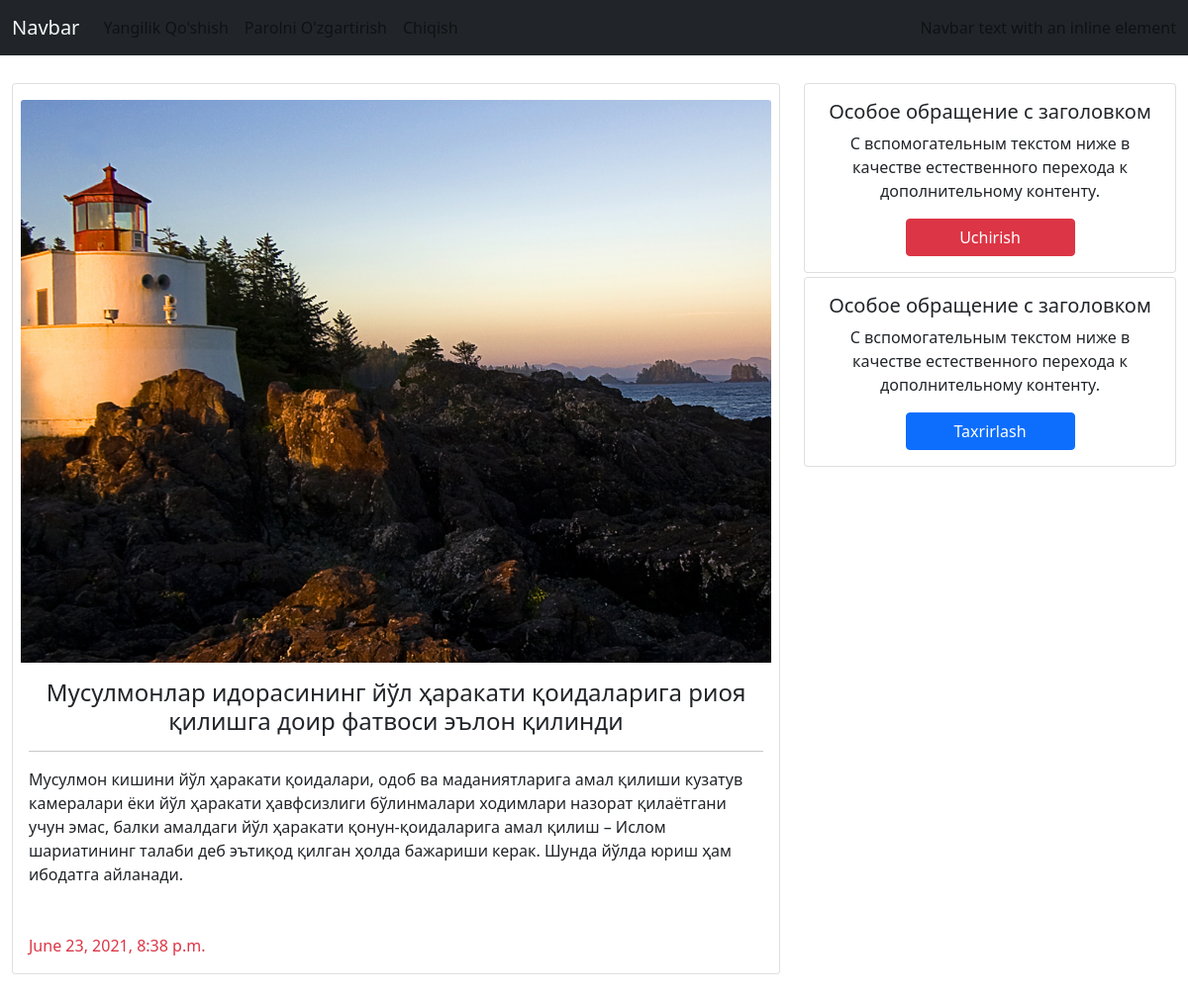
The app's page /articles/30/ (signed in) with its own data.
### Maqola/models.py (models this page shows, shortened)
class Article(models.Model):
    title=models.CharField(max_length=256)
    text=models.TextField()
    photo=models.ImageField(upload_to='images/',blank=True)
    date=models.DateTimeField(auto_now_add=True)
    kurish=models.PositiveIntegerField(null=True, blank=True)
    author=models.ForeignKey(
        get_user_model(),
        on_delete=models.CASCADE
    )

### Maqola/views.py (the view)
# urls.py: path('<int:pk>/',AlerDetailViewsPot.as_view(),name='detail'),
class AlerDetailViewsPot(LoginRequiredMixin,DetailView):
    model=Article
    template_name='detail.html'
    login_url='login'

### templates/detail.html (shortened to what this page needs)
{% extends 'base.html' %}
{% load static %}
{% block content %}
{% if user.is_authenticated %}
<div class="container-fluid mt-4 mb-4 mr-4 ml-4 ">
    <div class="row ">
        <div class="col-xs-12 col-sm-8 mt-1">
            <div class="col">
                <div class="card">
                    <div class='d-flex justify-content-center'>
                        <div class='rasim mt-3'>
                            {% if object.photo %}
                                <img src="{{object.photo.url}}" class="card-img-top" alt="...">
                            {% endif %}
                        </div>
                    </div>
                    <div class="card-body ">
                        <h4 class="card-title text-center">{{object.title}}</h4>
                        <hr>
                        <p class="card-text">{{object.text}}</p>
                    </div>
                    <diw class='row'>
                        <diw class='col-6 m-3 text-danger'>
                            {{object.date}}
                        </div>
                    </div>
                </div>
                <div class='col-sm-4 col-xs-12 '>
                       <center class=''>
                            <div class="row">
                                <div class="col-12 mt-1">
                                    <div class="card">
                                    <div class="card-body">
                                        <h5 class="card-title">Особое обращение с заголовком</h5>
                                        <p class="card-text">С вспомогательным текстом ниже в качестве естественного перехода к дополнительному контенту.</p>
                                        <a href="{% url 'delete' object.pk%}" class='btn btn-danger w-50'>Uchirish</a>
                                    </div>
                                    </div>
                                </div>
                                <div class="col-12 mt-1">
                                    <div class="card">
                                    <div class="card-body">
                                        <h5 class="card-title">Особое обращение с заголовком</h5>
                                        <p class="card-text">С вспомогательным текстом ниже в качестве естественного перехода к дополнительному контенту.</p>
                                        <a href="{% url 'update' object.pk%}"  class='btn btn-primary w-50' >Taxrirlash</a>
                                    </div>
                                    </div>
                                </div>
                            </div>
                        </center>
                </div>
            </div>
        </div>
{% endif %}
{% endblock content %}

### static/css/style.css (style rules this page uses)
a { list-style: none; text-decoration: none; color: black; }
.rasim { width: 98%; }
img { background-repeat:no-repeat ; background-size: cover; }

### templates/base.html (style rules this page uses)
a { list-style: none; text-decoration: none; color: black; }
.rasim { width: 98%; }
img { background-repeat:no-repeat ; background-size: cover; }

### records on screen
Article: photo (picture), title "Мусулмонлар идорасининг йўл ҳаракати қоидаларига риоя қилишга доир фатвоси эълон қилинди", text "Мусулмон кишини йўл ҳаракати қоидалари, одоб ва маданиятларига амал қилиши кузатув камералари ёки йўл ҳаракати ҳавфсизлиги бўлинмалари ходимлари назорат қилаётгани учун эмас, балки амалдаги йўл ҳаракати қонун-қоидаларига амал қилиш – Ислом шариатининг талаби деб эътиқод қилган ҳолда бажариши керак. Шунда йўлда юриш ҳам ибодатга айланади.", date "June 23, 2021, 8:38 p.m."
